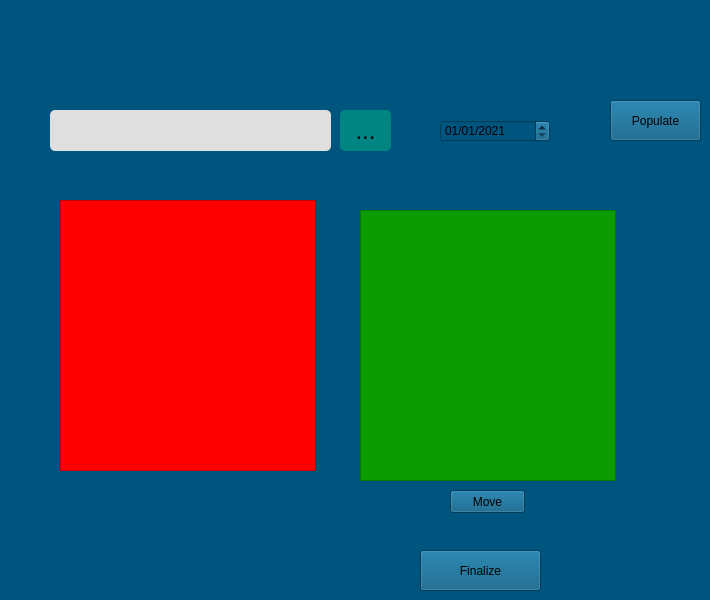
       <widget class="QWidget" name="page_5">
        <property name="styleSheet">
         <string notr="true">background-color: rgb(0, 85, 127);</string>
        </property>
        <widget class="QDateEdit" name="page5DateEdit">
         <property name="geometry">
          <rect>
           <x>440</x>
           <y>120</y>
           <width>110</width>
           <height>22</height>
          </rect>
         </property>
         <property name="dateTime">
          <datetime>
           <hour>0</hour>
           <minute>0</minute>
           <second>0</second>
           <year>2021</year>
           <month>1</month>
           <day>1</day>
          </datetime>
         </property>
         <property name="displayFormat">
          <string>MM/dd/yyyy</string>
         </property>
        </widget>
        <widget class="QPushButton" name="populateButton">
         <property name="geometry">
          <rect>
           <x>610</x>
           <y>100</y>
           <width>91</width>
           <height>41</height>
          </rect>
         </property>
         <property name="text">
          <string>Populate</string>
         </property>
        </widget>
        <widget class="QLineEdit" name="fileNameLine_2">
         <property name="geometry">
          <rect>
           <x>50</x>
           <y>110</y>
           <width>281</width>
           <height>41</height>
          </rect>
         </property>
         <property name="styleSheet">
          <string notr="true">QLineEdit{
	
	background-color: rgb(223, 223, 223);
	font-size: 24px;
	font-weight: bold;
	
	color: rgb(0, 141, 143);
	border-color: rgb(0, 116, 118);
	border-radius:5px


}</string>
         </property>
        </widget>
        <widget class="QToolButton" name="toolButton_2">
         <property name="geometry">
          <rect>
           <x>340</x>
           <y>110</y>
           <width>51</width>
           <height>41</height>
          </rect>
         </property>
         <property name="styleSheet">
          <string notr="true">QToolButton{
	
	background-color: rgb(0, 134, 130);
	border-radius:5px;
	font-size: 24px;
}

QToolButton:hover{
	
	background-color: rgb(0, 255, 255);

}</string>
         </property>
         <property name="text">
          <string>...</string>
         </property>
        </widget>
        <widget class="QListWidget" name="thumbListWidget">
         <property name="geometry">
          <rect>
           <x>60</x>
           <y>200</y>
           <width>256</width>
           <height>271</height>
          </rect>
         </property>
         <property name="styleSheet">
          <string notr="true">QListWidget{
	
	background-color: rgb(255, 0, 0);
	

}
QListWidget::item{
	border:2px dashed rgb(124, 124, 124);



}</string>
         </property>
         <property name="selectionMode">
          <enum>QAbstractItemView::ContiguousSelection</enum>
         </property>
         <property name="sortingEnabled">
          <bool>true</bool>
         </property>
        </widget>
        <widget class="QListWidget" name="listWidget_2">
         <property name="geometry">
          <rect>
           <x>360</x>
           <y>210</y>
           <width>256</width>
           <height>271</height>
          </rect>
         </property>
         <property name="styleSheet">
          <string notr="true">QListWidget{
	
	
	background-color: rgb(10, 156, 0);
	

}
QListWidget::item{
	border:2px dashed rgb(124, 124, 124);



}</string>
         </property>
         <property name="selectionMode">
          <enum>QAbstractItemView::ContiguousSelection</enum>
         </property>
        </widget>
        <widget class="QPushButton" name="moveButton">
         <property name="geometry">
          <rect>
           <x>450</x>
           <y>490</y>
           <width>75</width>
           <height>23</height>
          </rect>
         </property>
         <property name="text">
          <string>Move</string>
         </property>
        </widget>
        <widget class="QPushButton" name="finalizeButton">
         <property name="geometry">
          <rect>
           <x>420</x>
           <y>550</y>
           <width>121</width>
           <height>41</height>
          </rect>
         </property>
         <property name="text">
          <string>Finalize</string>
         </property>
        </widget>
       </widget>
